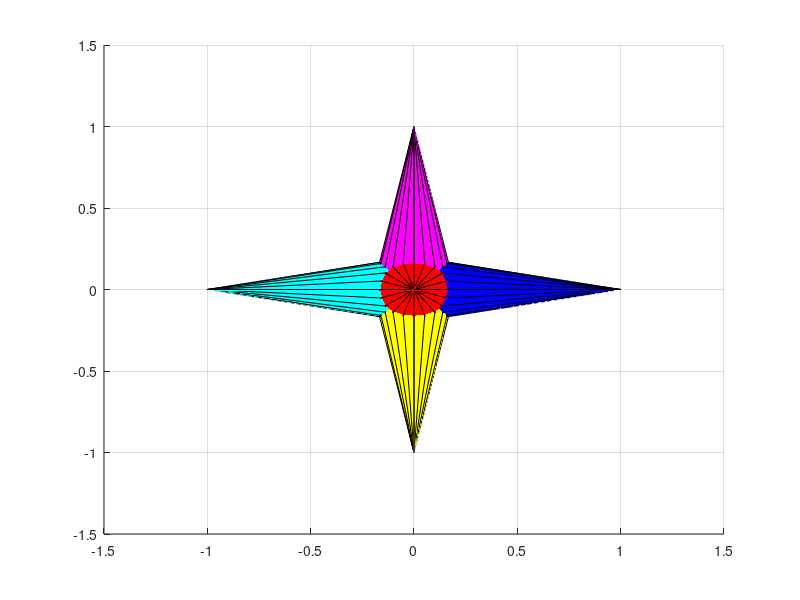

The MATLAB source for this figure: (Note: this script raises an error after producing the figure.)
ax = axes('XLim',[-1.5 1.5],'YLim',[-1.5 1.5],'ZLim',[-1.5 1.5]);
view(3)
grid on
[x,y,z] = cylinder([.2 0]);
h(1) = surface(x,y,z,'FaceColor','red');
h(2) = surface(x,y,-z,'FaceColor','green');
h(3) = surface(z,x,y,'FaceColor','blue');
h(4) = surface(-z,x,y,'FaceColor','cyan');
h(5) = surface(y,z,x,'FaceColor','magenta');
h(6) = surface(y,-z,x,'FaceColor','yellow');
t = hgtransform('Parent',ax);
set(h,'Parent',t)
Rz = eye(4);
Sxy = Rz;
for r = 1:.1:2*pi
    % Z-axis rotation matrix
    Rz = makehgtform('zrotate',r);
    % Scaling matrix
    Sxy = makehgtform('scale',r/4);
    % Concatenate the transforms and
    % set the transform Matrix property
    set(t,'Matrix',Rz*Sxy)
    drawnow
end
pause(1)
set(t,'Matrix',eye(4))